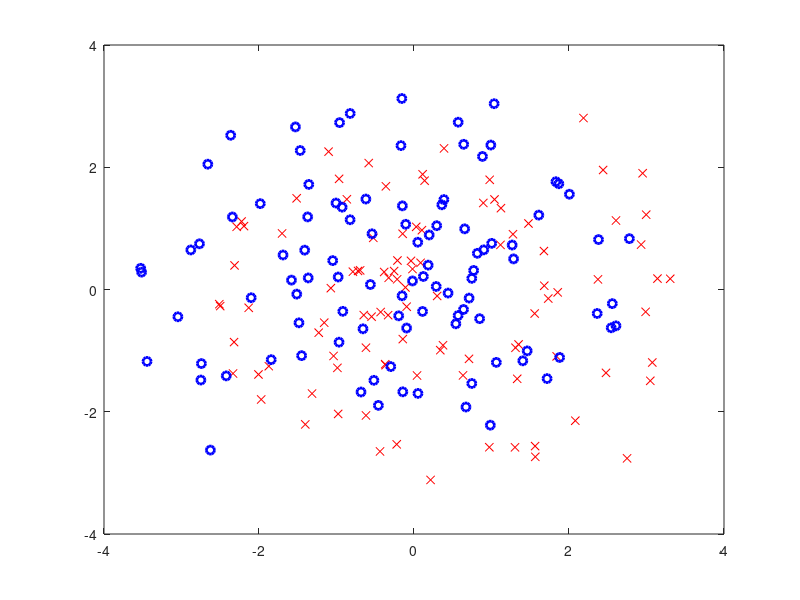

Here is the MATLAB script that generated this plot: (Note: this script raises an error after producing the figure.)
%% Cell 1
load('lab3_2.mat','Xtr','Xte','Ytr','Yte');
figure(2); clf; plot(Xtr(Ytr==1,1),Xtr(Ytr==1,2),'rx',Xtr(Ytr==0,1),Xtr(Ytr==0,2),'bo','linewidth',2);
rng(0);

%% Cell 2: MaxEnt
lx=-4:0.05:4;
[LX1,LX2]=meshgrid(lx,lx);
LX=[LX1(:),LX2(:)];
w0 = randn(1,size(Xtr,2)+1);
options = optimset('GradObj','on');
f    = @(w) util_lrlik_reg_2c(Ytr, Xtr, w);
[w,fval,eflag,out] = fminunc(f, w0, options);
util_lrViz(lx,LX,w,Xtr,Ytr,2);

pTr = util_lrclass_2c(Xtr,w); predTr = pTr>0.5; fprintf(1,'Train acc: %1.2f\n', sum(Ytr==predTr)/numel(Ytr));
pTe = util_lrclass_2c(Xte,w); predTe = pTr>0.5; fprintf(1,'Test acc: %1.2f\n', sum(Yte==predTe)/numel(Yte));

%% Cell 3: KNN.
figure(1); clf;
K=4;
% Class = knnclassify(Sample, Training, Group, k, distance)
predAll = knnclassify(LX,Xtr,Ytr,K,'euclidean');

imagesc(lx,lx,reshape(predAll,numel(lx),numel(lx))); colorbar; axis xy; hold on; colormap jet; caxis([0,1]); hold on;
plot(Xtr(Ytr==1,1),Xtr(Ytr==1,2),'mx','linewidth',2.0);
plot(Xtr(Ytr==0,1),Xtr(Ytr==0,2),'bo','linewidth',2.0);


predTr = knnclassify(Xtr,Xtr,Ytr,K);
fprintf(1,'K=%d. Train acc: %1.2f\n', K, sum(Ytr==predTr)/numel(Ytr));
predTe = knnclassify(Xte,Xtr,Ytr,K);
fprintf(1,'K=%d. Test acc: %1.2f\n', K, sum(Yte==predTe)/numel(Yte));
xlabel(sprintf('K=%d. Test acc: %1.2f\n', K, sum(Yte==predTe)/numel(Yte)));


%% Cell 4: Back to easy data. But what about feature relevance?
load('lab3_1.mat');
rng(0);
sfigure(2); clf; plot(Xtr(Ytr==1,1),Xtr(Ytr==1,2),'rx',Xtr(Ytr==0,1),Xtr(Ytr==0,2),'bo','linewidth',2);

Xtr = [Xtr, randn(length(Xtr),8)];
Xte = [Xte, randn(length(Xtr),8)];

sfigure(3); clf; plot3(Xtr(Ytr==1,1),Xtr(Ytr==1,2),Xtr(Ytr==1,3),'rx',Xtr(Ytr==0,1),Xtr(Ytr==0,2),Xtr(Ytr==0,3),'bo','linewidth',2);

